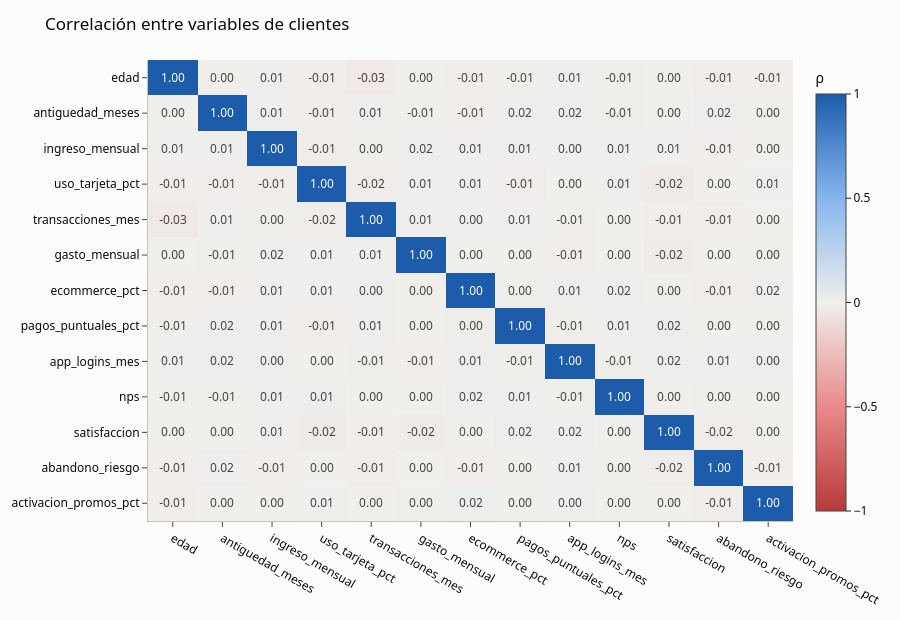

The notebook cell saved with this chart:
### Code cell
# ¿Las variables de clientes están relacionadas entre sí?
corr = clientes[NUM].corr()
fig = px.imshow(corr, color_continuous_scale=DIVERGENTE, zmin=-1, zmax=1, text_auto=".2f",
                aspect="auto", title="Correlación entre variables de clientes")
fig.update_layout(height=620, coloraxis_colorbar=dict(title="ρ"))
fig.show()
print("Máx |ρ| fuera de la diagonal:", round(corr.where(~np.eye(len(corr), dtype=bool)).abs().max().max(), 3))

### Figure 1 — Plotly figure (JSON) as saved in the notebook; plotly's stock layout.template omitted (floating-point values rounded to 4 significant figures; data arrays with more than 128 entries replaced by an {"elided": "..."} marker saying what was removed)
{"data": [{"coloraxis": "coloraxis", "hovertemplate": "x: %{x}<br>y: %{y}<br>color: %{z}<extra></extra>", "name": "0", "texttemplate": "%{z:.2f}", "type": "heatmap", "x": ["edad", "antiguedad_meses", "ingreso_mensual", "uso_tarjeta_pct", "transacciones_mes", "gasto_mensual", "ecommerce_pct", "pagos_puntuales_pct", "app_logins_mes", "nps", "satisfaccion", "abandono_riesgo", "activacion_promos_pct"], "xaxis": "x", "y": ["edad", "antiguedad_meses", "ingreso_mensual", "uso_tarjeta_pct", "transacciones_mes", "gasto_mensual", "ecommerce_pct", "pagos_puntuales_pct", "app_logins_mes", "nps", "satisfaccion", "abandono_riesgo", "activacion_promos_pct"], "yaxis": "y", "z": {"elided": "13x13 float values"}}], "layout": {"coloraxis": {"autocolorscale": false, "cmax": 1, "cmin": -1, "colorbar": {"title": {"text": "ρ"}}, "colorscale": [[0, "#b83a3a"], [0.25, "#e88a89"], [0.5, "#f0efec"], [0.75, "#86b6ef"], [1, "#1c5cab"]]}, "height": 620, "title": {"text": "Correlación entre variables de clientes"}, "xaxis": {"anchor": "y", "domain": [0.0, 1.0]}, "yaxis": {"anchor": "x", "autorange": "reversed", "domain": [0.0, 1.0]}}}
